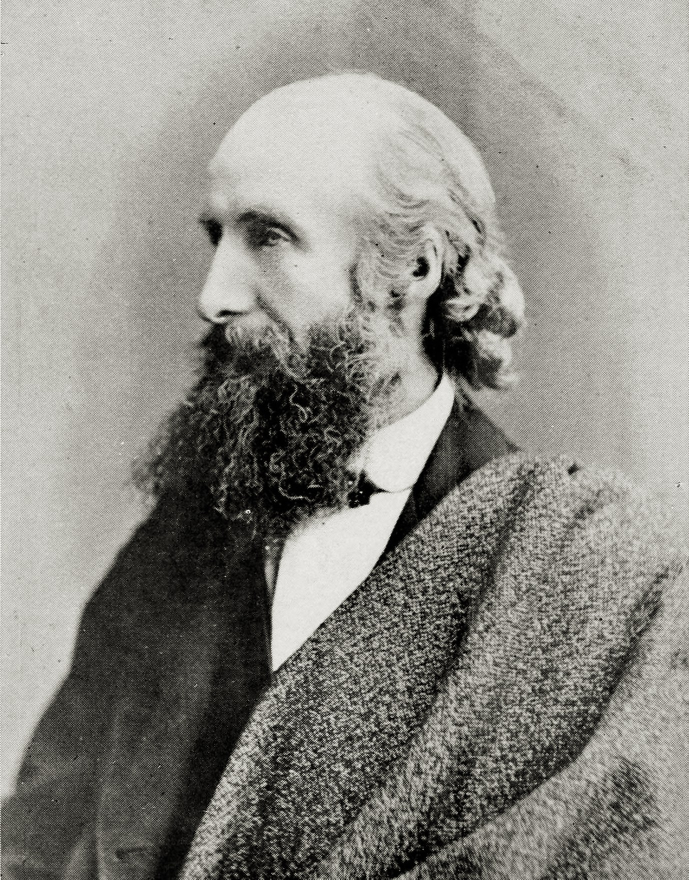
#> input picture proj/conditionally-white/img/src/beddoe-portrait.jpg, 1377 x 1759 px (shown at 1/2 size)
$ python make_image_tiers.py
#> lines starting #> are read from the running program, lines starting #| are printed output that depends on the picture
"""Conditionally White: make the display and thumbnail tiers from the raw archival downloads.

Run it in Thonny (the Run button). Every setting is in the SETTINGS block below.

What it does
- Reads every image in SRC_DIR (the raw downloads, kept untouched as the archive).
- Writes a display master to FULL_DIR (longest side FULL_MAX px, JPEG quality FULL_QUALITY).
- Writes a thumbnail to THUMB_DIR (longest side THUMB_MAX px, JPEG quality THUMB_QUALITY).
- Writes SIZES_JSON: slug -> pixel sizes of each tier, so the page can set width/height on every <img>.
- Prints the total thumbnail weight, to check against the initial-load budget.
"""

# ---------------- SETTINGS ----------------
from pathlib import Path

PIECE_DIR = Path(__file__).resolve().parent.parent  # proj/conditionally-white
SRC_DIR = PIECE_DIR / "img" / "src"
FULL_DIR = PIECE_DIR / "img" / "full"
THUMB_DIR = PIECE_DIR / "img" / "thumb"
SIZES_JSON = PIECE_DIR / "img" / "sizes.json"

FULL_MAX = 1800        # longest side, pixels (keeps archival text scans crisp)
FULL_QUALITY = 82
THUMB_MAX = 640
THUMB_QUALITY = 72
THUMB_BUDGET_KB = 1500  # larger archive (60+ plates); warn if thumbs exceed this

OVERWRITE = False      # True remakes tiers that already exist
# ------------------------------------------

import json
import re

from PIL import Image, ImageOps

Image.MAX_IMAGE_PIXELS = None  # archival scans can be very large; local trusted files
EXTS = {".jpg", ".jpeg", ".png", ".tif", ".tiff", ".webp"}


def slug_for(path: Path) -> str:
    s = path.stem.lower().replace("_", "-").replace(" ", "-")
    return re.sub(r"[^a-z0-9-]+", "", s).strip("-")


def to_rgb(img: Image.Image) -> Image.Image:
    img = ImageOps.exif_transpose(img)
    if img.mode in ("RGBA", "LA", "P"):
        img = img.convert("RGBA")
        bg = Image.new("RGB", img.size, (242, 237, 227))  # --paper
        bg.paste(img, mask=img.split()[-1])
        return bg
    return img.convert("RGB")


def save_tier(img: Image.Image, out: Path, max_side: int, quality: int, icc) -> tuple[int, int]:
    tier = img.copy()
    tier.thumbnail((max_side, max_side), Image.LANCZOS)
    out.parent.mkdir(parents=True, exist_ok=True)
    kwargs = {"quality": quality, "optimize": True, "progressive": True}
    if icc:
        kwargs["icc_profile"] = icc
    tier.save(out, "JPEG", **kwargs)
    return tier.size


def main() -> None:
    if not SRC_DIR.is_dir():
        print(f"No source folder yet: {SRC_DIR}")
        return
    sizes = json.loads(SIZES_JSON.read_text()) if SIZES_JSON.exists() else {}
    sources = sorted(p for p in SRC_DIR.iterdir() if p.suffix.lower() in EXTS)
    if not sources:
        print(f"No images in {SRC_DIR}")
        return
    for src in sources:
        slug = slug_for(src)
        full_out = FULL_DIR / f"{slug}.jpg"
        thumb_out = THUMB_DIR / f"{slug}.jpg"
        if not OVERWRITE and full_out.exists() and thumb_out.exists() and slug in sizes:
            print(f"skip  {slug}")
            continue
        with Image.open(src) as raw:
#> raw is the input picture: PIL image 1377x1759 RGB; mean R, G, B 140.6, 139.2, 133.2
            icc = raw.info.get("icc_profile")
            img = to_rgb(raw)
            src_size = img.size
#> src_size = (1377, 1759)
            full_size = save_tier(img, full_out, FULL_MAX, FULL_QUALITY, icc)
#> full_size = (1377, 1759)
            thumb_size = save_tier(img, thumb_out, THUMB_MAX, THUMB_QUALITY, icc)
#> call 2 of save_tier, with max_side = 640, quality = 72
#> in save_tier (call 2), `tier.thumbnail((max_side, max_side), Image.LANCZOS)`:
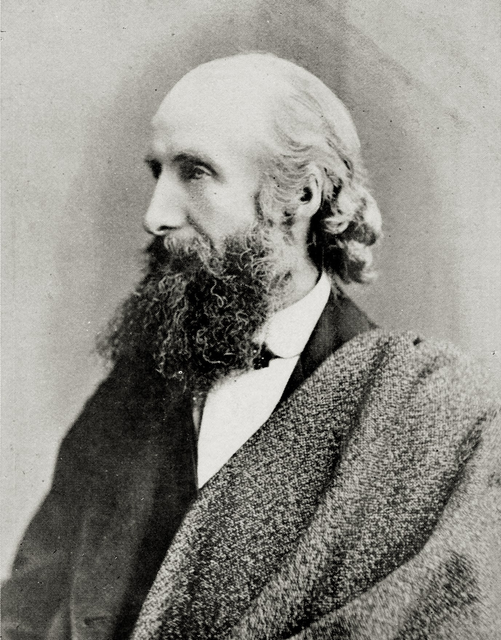
#> tier: PIL image 501x640 RGB; mean R, G, B 140.6, 139.2, 133.2
#> thumb_size = (501, 640)
        sizes[slug] = {
            "src": {"file": src.name, "w": src_size[0], "h": src_size[1]},
            "full": {"w": full_size[0], "h": full_size[1], "kb": round(full_out.stat().st_size / 1024)},
            "thumb": {"w": thumb_size[0], "h": thumb_size[1], "kb": round(thumb_out.stat().st_size / 1024)},
        }
        print(f"made  {slug}: full {full_size}, thumb {thumb_size}")
#| made  beddoe-portrait: full (1377, 1759), thumb (501, 640)
#> pass 2 of the loop in main, `for src in sources:`:
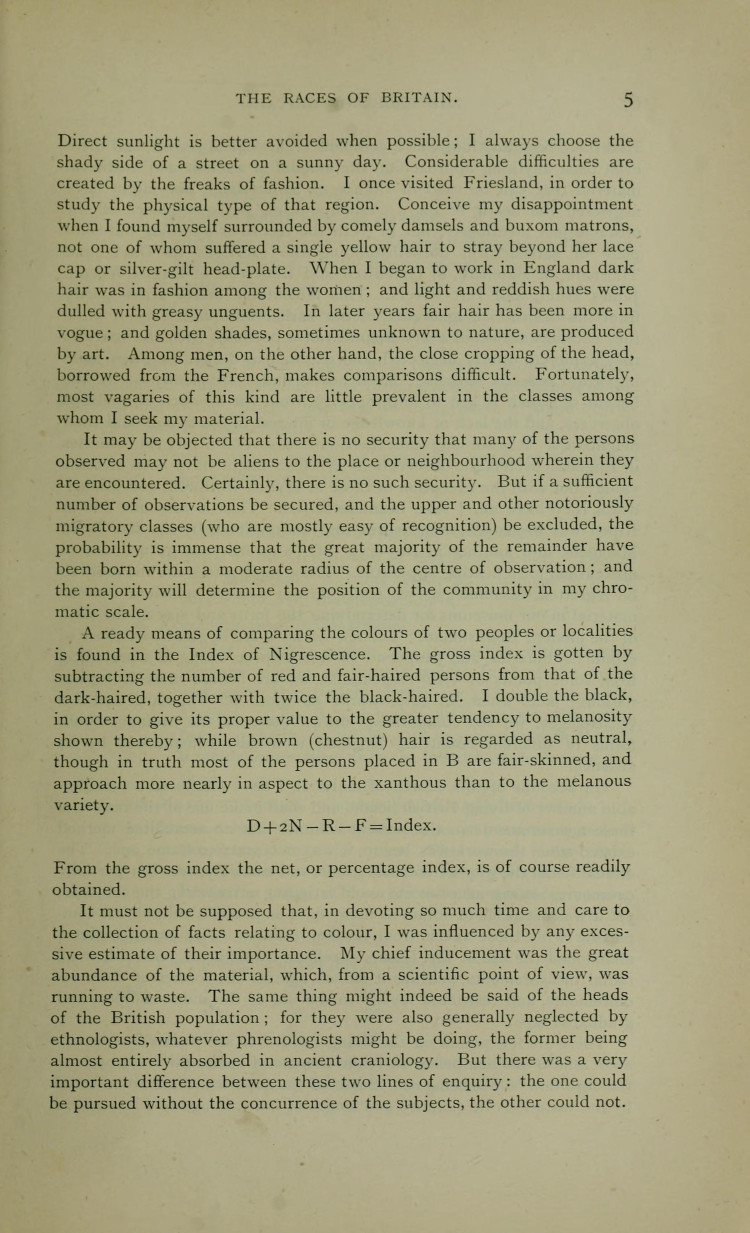
#> input picture proj/conditionally-white/img/src/beddoe-races-of-britain-map-1885.jpg, 2248 x 3699 px (shown at 1/3 size)
#> in main, raw is the input picture: PIL image 2248x3699 RGB; mean R, G, B 166.4, 162.4, 128.6
#> tier: PIL image 1094x1800 RGB
#> full_size = (1094, 1800)
#> in save_tier (call 4), `tier.thumbnail((max_side, max_side), Image.LANCZOS)`:
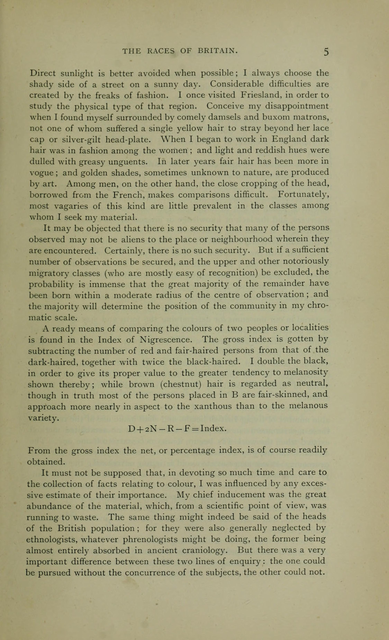
#> tier: PIL image 389x640 RGB; mean R, G, B 166.5, 162.6, 128.8
#> thumb_size = (389, 640)
#| made  beddoe-races-of-britain-map-1885: full (1094, 1800), thumb (389, 640)
    SIZES_JSON.parent.mkdir(parents=True, exist_ok=True)
    SIZES_JSON.write_text(json.dumps(sizes, indent=2, sort_keys=True) + "\n")
    total = sum(v["thumb"]["kb"] for v in sizes.values())
#> total = 100
    note = "over budget" if total > THUMB_BUDGET_KB else "within budget"
#> note = 'within budget'
    print(f"\n{len(sizes)} images; thumbnails total {total} KB ({note}, budget {THUMB_BUDGET_KB} KB)")
#| 2 images; thumbnails total 100 KB (within budget, budget 1500 KB)
    print(f"Sizes written to {SIZES_JSON}")


if __name__ == "__main__":
    main()
